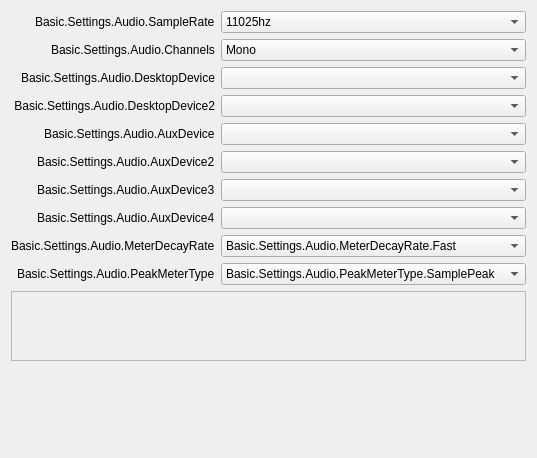
       <widget class="QWidget" name="audioPage">
        <layout class="QFormLayout" name="formLayout">
         <property name="fieldGrowthPolicy">
          <enum>QFormLayout::AllNonFixedFieldsGrow</enum>
         </property>
         <property name="labelAlignment">
          <set>Qt::AlignRight|Qt::AlignTrailing|Qt::AlignVCenter</set>
         </property>
         <item row="0" column="0">
          <widget class="QLabel" name="label_14">
           <property name="text">
            <string>Basic.Settings.Audio.SampleRate</string>
           </property>
           <property name="buddy">
            <cstring>sampleRate</cstring>
           </property>
          </widget>
         </item>
         <item row="0" column="1">
          <widget class="QComboBox" name="sampleRate">
           <property name="currentText">
            <string notr="true">11025hz</string>
           </property>
           <property name="currentIndex">
            <number>0</number>
           </property>
           <item>
            <property name="text">
             <string>11025hz</string>
            </property>
           </item>
           <item>
            <property name="text">
             <string>22050hz</string>
            </property>
           </item>
           <item>
            <property name="text">
             <string>44.1khz</string>
            </property>
           </item>
           <item>
            <property name="text">
             <string>48khz</string>
            </property>
           </item>
          </widget>
         </item>
         <item row="1" column="0">
          <widget class="QLabel" name="label_15">
           <property name="text">
            <string>Basic.Settings.Audio.Channels</string>
           </property>
           <property name="buddy">
            <cstring>channelSetup</cstring>
           </property>
          </widget>
         </item>
         <item row="1" column="1">
          <widget class="QComboBox" name="channelSetup">
           <property name="currentText">
            <string>Mono</string>
           </property>
           <property name="currentIndex">
            <number>0</number>
           </property>
           <item>
            <property name="text">
             <string>Mono</string>
            </property>
           </item>
           <item>
            <property name="text">
             <string>Stereo</string>
            </property>
           </item>
           <item>
            <property name="text">
             <string>2.1</string>
            </property>
           </item>
           <item>
            <property name="text">
             <string>4.0</string>
            </property>
           </item>
           <item>
            <property name="text">
             <string>4.1</string>
            </property>
           </item>
           <item>
            <property name="text">
             <string>5.1</string>
            </property>
           </item>
           <item>
            <property name="text">
             <string>7.1</string>
            </property>
           </item>
          </widget>
         </item>
         <item row="2" column="0">
          <widget class="QLabel" name="label_2">
           <property name="minimumSize">
            <size>
             <width>170</width>
             <height>0</height>
            </size>
           </property>
           <property name="text">
            <string>Basic.Settings.Audio.DesktopDevice</string>
           </property>
           <property name="alignment">
            <set>Qt::AlignRight|Qt::AlignTrailing|Qt::AlignVCenter</set>
           </property>
           <property name="buddy">
            <cstring>desktopAudioDevice1</cstring>
           </property>
          </widget>
         </item>
         <item row="2" column="1">
          <widget class="QComboBox" name="desktopAudioDevice1">
           <property name="enabled">
            <bool>true</bool>
           </property>
          </widget>
         </item>
         <item row="3" column="0">
          <widget class="QLabel" name="label_3">
           <property name="text">
            <string>Basic.Settings.Audio.DesktopDevice2</string>
           </property>
           <property name="alignment">
            <set>Qt::AlignRight|Qt::AlignTrailing|Qt::AlignVCenter</set>
           </property>
           <property name="buddy">
            <cstring>desktopAudioDevice2</cstring>
           </property>
          </widget>
         </item>
         <item row="3" column="1">
          <widget class="QComboBox" name="desktopAudioDevice2">
           <property name="enabled">
            <bool>true</bool>
           </property>
          </widget>
         </item>
         <item row="4" column="0">
          <widget class="QLabel" name="label_4">
           <property name="text">
            <string>Basic.Settings.Audio.AuxDevice</string>
           </property>
           <property name="buddy">
            <cstring>auxAudioDevice1</cstring>
           </property>
          </widget>
         </item>
         <item row="4" column="1">
          <widget class="QComboBox" name="auxAudioDevice1">
           <property name="enabled">
            <bool>true</bool>
           </property>
          </widget>
         </item>
         <item row="5" column="0">
          <widget class="QLabel" name="label_5">
           <property name="text">
            <string>Basic.Settings.Audio.AuxDevice2</string>
           </property>
           <property name="buddy">
            <cstring>auxAudioDevice2</cstring>
           </property>
          </widget>
         </item>
         <item row="5" column="1">
          <widget class="QComboBox" name="auxAudioDevice2">
           <property name="enabled">
            <bool>true</bool>
           </property>
          </widget>
         </item>
         <item row="6" column="0">
          <widget class="QLabel" name="label_6">
           <property name="text">
            <string>Basic.Settings.Audio.AuxDevice3</string>
           </property>
           <property name="buddy">
            <cstring>auxAudioDevice3</cstring>
           </property>
          </widget>
         </item>
         <item row="6" column="1">
          <widget class="QComboBox" name="auxAudioDevice3">
           <property name="enabled">
            <bool>true</bool>
           </property>
          </widget>
         </item>
         <item row="8" column="0">
          <widget class="QLabel" name="label_65">
           <property name="text">
            <string>Basic.Settings.Audio.MeterDecayRate</string>
           </property>
           <property name="buddy">
            <cstring>meterDecayRate</cstring>
           </property>
          </widget>
         </item>
         <item row="8" column="1">
          <widget class="QComboBox" name="meterDecayRate">
           <property name="currentText">
            <string>Basic.Settings.Audio.MeterDecayRate.Fast</string>
           </property>
           <property name="currentIndex">
            <number>0</number>
           </property>
           <item>
            <property name="text">
             <string>Basic.Settings.Audio.MeterDecayRate.Fast</string>
            </property>
           </item>
           <item>
            <property name="text">
             <string>Basic.Settings.Audio.MeterDecayRate.Medium</string>
            </property>
           </item>
           <item>
            <property name="text">
             <string>Basic.Settings.Audio.MeterDecayRate.Slow</string>
            </property>
           </item>
          </widget>
         </item>
         <item row="9" column="0">
          <widget class="QLabel" name="label_66">
           <property name="text">
            <string>Basic.Settings.Audio.PeakMeterType</string>
           </property>
           <property name="buddy">
            <cstring>peakMeterType</cstring>
           </property>
          </widget>
         </item>
         <item row="9" column="1">
          <widget class="QComboBox" name="peakMeterType">
           <property name="currentIndex">
            <number>0</number>
           </property>
           <item>
            <property name="text">
             <string>Basic.Settings.Audio.PeakMeterType.SamplePeak</string>
            </property>
           </item>
           <item>
            <property name="text">
             <string>Basic.Settings.Audio.PeakMeterType.TruePeak</string>
            </property>
           </item>
          </widget>
         </item>
         <item row="10" column="0" colspan="2">
          <widget class="QScrollArea" name="audioSourceScrollArea">
           <property name="widgetResizable">
            <bool>true</bool>
           </property>
           <widget class="QWidget" name="audioSourceWidget">
            <property name="geometry">
             <rect>
              <x>0</x>
              <y>0</y>
              <width>800</width>
              <height>69</height>
             </rect>
            </property>
           </widget>
          </widget>
         </item>
         <item row="11" column="1">
          <widget class="QLabel" name="audioMsg">
           <property name="text">
            <string notr="true"/>
           </property>
           <property name="wordWrap">
            <bool>true</bool>
           </property>
           <property name="themeID" stdset="0">
            <string>error</string>
           </property>
          </widget>
         </item>
         <item row="12" column="1">
          <widget class="QLabel" name="audioMsg_2">
           <property name="text">
            <string notr="true"/>
           </property>
           <property name="wordWrap">
            <bool>true</bool>
           </property>
           <property name="themeID" stdset="0">
            <string notr="true">warning</string>
           </property>
          </widget>
         </item>
         <item row="13" column="1">
          <spacer name="verticalSpacer_3">
           <property name="orientation">
            <enum>Qt::Vertical</enum>
           </property>
           <property name="sizeHint" stdset="0">
            <size>
             <width>20</width>
             <height>40</height>
            </size>
           </property>
          </spacer>
         </item>
         <item row="7" column="1">
          <widget class="QComboBox" name="auxAudioDevice4">
           <property name="enabled">
            <bool>true</bool>
           </property>
          </widget>
         </item>
         <item row="7" column="0">
          <widget class="QLabel" name="label_67">
           <property name="text">
            <string>Basic.Settings.Audio.AuxDevice4</string>
           </property>
           <property name="buddy">
            <cstring>auxAudioDevice4</cstring>
           </property>
          </widget>
         </item>
        </layout>
       </widget>
